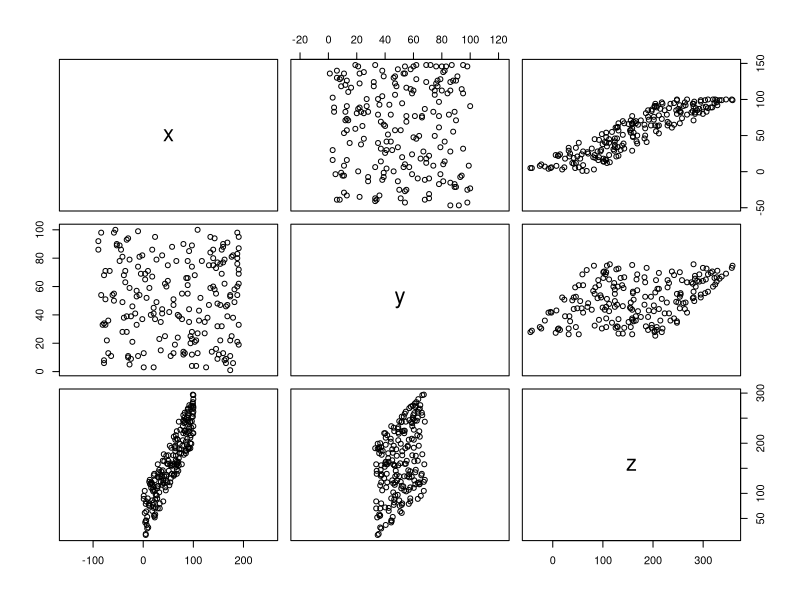

Generate this figure with R:
x <- sample(1:100, size = 200, replace = TRUE)
y <- sample(1:100, size = 200, replace = TRUE)
z <- 2 *x + y + 1
tv.df <- data.frame(x, y, z)
## plot
plot(tv.df, asp = TRUE)

tv.lm <- lm(z ~ x + y, tv.df)
summary(tv.lm)
